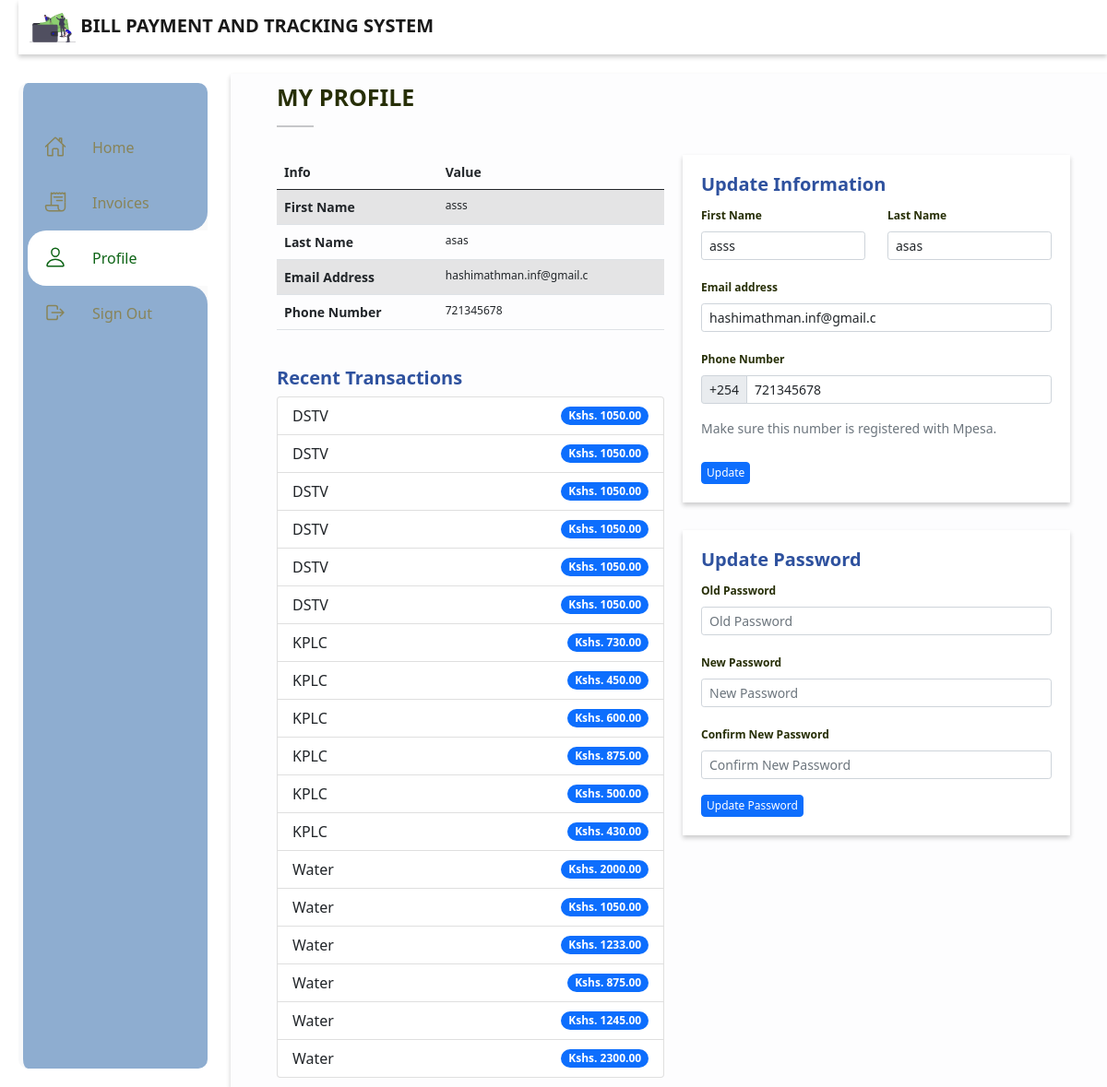
The app's page /profile/ (signed in), older data.
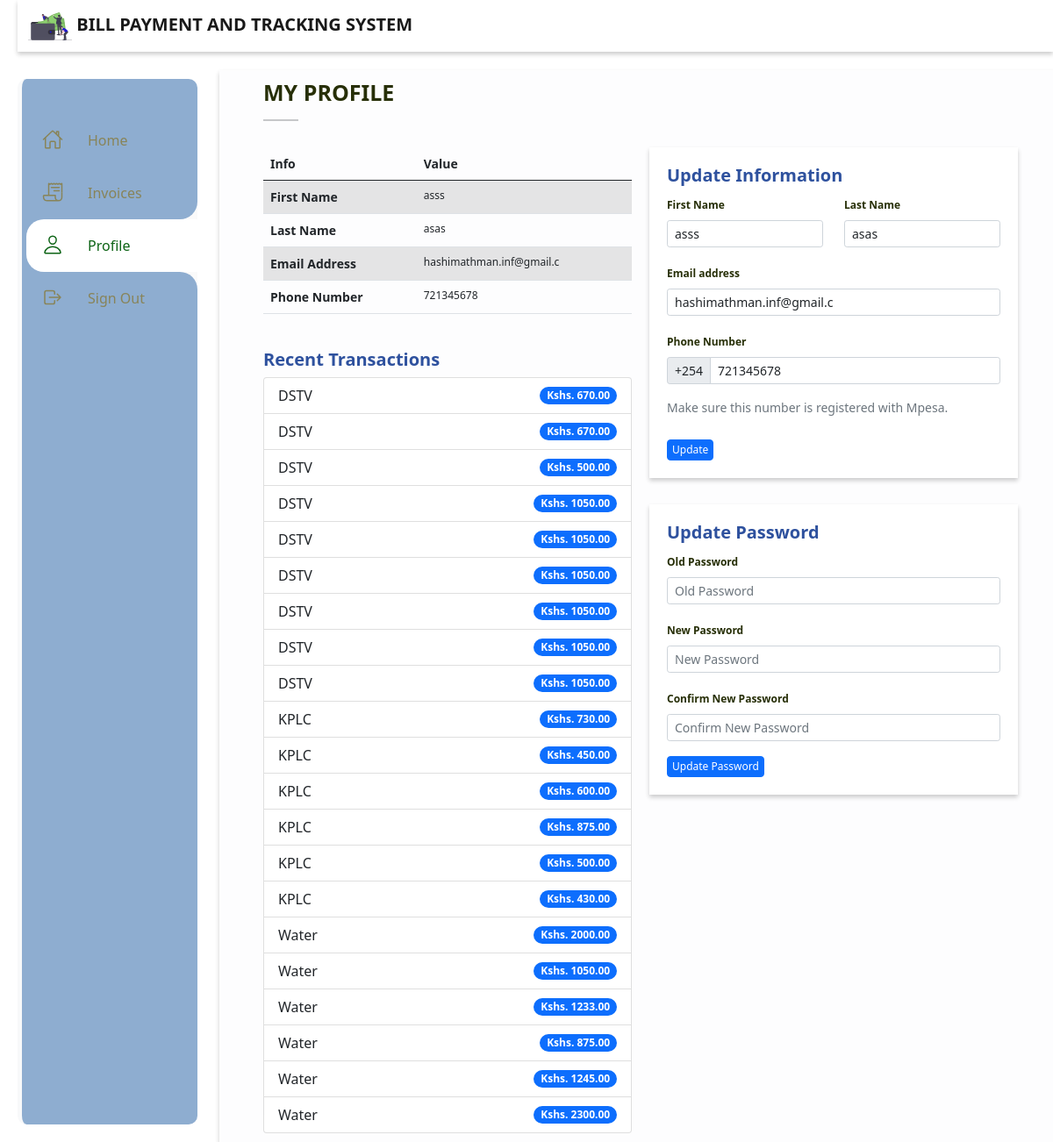
The same page, newer data.
### mpesa_api/models.py (models this page shows, shortened)
class BaseModel(models.Model):
	created_at = models.DateTimeField()
	updated_at = models.DateTimeField(auto_now=True)
	class Meta:
		abstract = True

class MpesaPayment(BaseModel):
	my_subscription = models.ForeignKey(MySubscription, on_delete=models.CASCADE, blank=True, null=True)
	amount = models.DecimalField(max_digits=10, decimal_places=2)

### main/models.py (models this page shows, shortened)
class BaseModel(models.Model):
    created_date = models.DateTimeField(auto_now_add=True)
    modified_date = models.DateTimeField(auto_now=True)
    class Meta:
        abstract = True

class MySubscription(BaseModel):
	user 			= models.ForeignKey(User, on_delete=models.CASCADE)
	subscription 	= models.ForeignKey(Subscription, on_delete=models.CASCADE)
	account_no 		= models.CharField(max_length=100)

class Subscription(models.Model):
	name 	= models.CharField(max_length=50)
	pic 	= models.ImageField(upload_to="./subscriptions")
	paybill	= models.CharField(max_length=50, null=True)

### main/views.py (the view)
# urls.py: path('profile/', profile, name="profile"),
@login_required
def profile(request):
	if request.user.is_superuser == True:
		return redirect("admin:index")
	template_name = "profile.html"
	trans = MpesaPayment.objects.filter(my_subscription__user=request.user).order_by("-pk")
	context = {
		"nbar":"profile",
		"user": request.user,
		"trans":trans,
	}
	return render(request, template_name, context)

### main/templates/profile.html (shortened to what the changed rows need)
{% extends "base.html" %}
{% load static %}
{% block custom_css %}
	<link rel="stylesheet" type="text/css" href="{% static 'css/profile.css' %}">
{% endblock %}
{% block content %}
	<div class="profile-main">
		<div class="info-section">
			<div class="table">
				<table class="table table-striped">
				  <thead>
				    <tr>
				    	<th scope="col">Info</th>
				      <th scope="col">Value</th>
				    </tr>
				  </thead>
				  <tbody>
				    <tr>
				      <th scope="row">First Name</th>
				    </tr>
				    <tr>
				      <th scope="row">Last Name</th>
				    </tr>
				    <tr>
				      <th scope="row">Email Address</th>
				    </tr>
				    <tr>
				      <th scope="row">Phone Number</th>
				    </tr>
				  </tbody>
				</table>
			</div>
			<div class="recent-transactions">
				<br>
				<ul class="list-group">
					{% for tran in trans %}
				  <li class="list-group-item d-flex justify-content-between align-items-center">
				    {{tran.my_subscription.subscription.name}}
				    <span class="badge bg-primary rounded-pill">Kshs. {{tran.amount}}</span>
				  </li>
				  {% endfor %}
				</ul>
			</div>
		</div>
	</div>
{% endblock %}

Row changes from the older to the newer data that the page shows:
added MpesaPayment: my_subscription.subscription.name "DSTV", amount "670.00"
added MpesaPayment: my_subscription.subscription.name "DSTV", amount "670.00"
added MpesaPayment: my_subscription.subscription.name "DSTV", amount "500.00"
